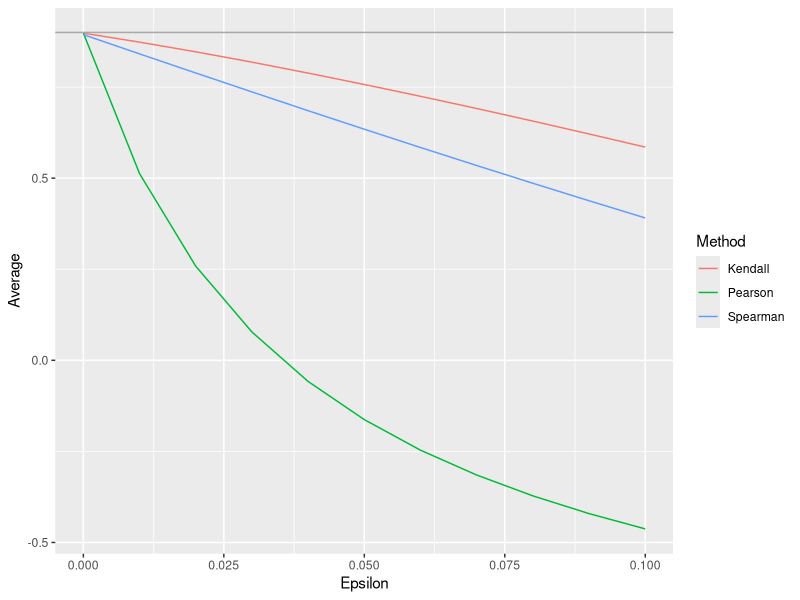

The R script that drew this image:
## asymptotic variances at t-distribution

ASVmean <- function(df) df / (df - 2)

ASVmedian <- function(df) {
  M <- qt(0.5, df = df)
  1 / (4 * dt(M, df = df)^2)
}

ASVsd <- function(df) {
  mu4 <- 1 / (sqrt(pi) * gamma(df/2)) * (gamma(5/2) * gamma((df - 4)/2) * df^2)
  sigma2 <- df / (df - 2)
  1 / (4 * sigma2) * (mu4 - sigma2^2)
}

ASVmad <- function(df) {
  Q <- qt(0.75, df = df)
  1 / (16 * Q^2 * dt(Q, df = df)^2)
    
}

# 5 degrees of freedom
df <- 5
ASVmean(df) / ASVmedian(df)
ASVsd(df) / ASVmad(df)

# 10 degrees of freedom
df <- 10
ASVmean(df) / ASVmedian(df)
ASVsd(df) / ASVmad(df)

# 3 degrees of freedom
df <- 3
ASVmean(df) / ASVmedian(df)
# asymptotic variance of standard deviation cannot be computed as 4th central
# moment doesn't exist
ASVmad(df)


## correlation measures

library("mvtnorm")

# control parameters
# rho <- 0.5
rho <- 0.9
Sigma <- matrix(c(1, rho, rho, 1), nrow = 2, ncol = 2)
n <- 100
R <- 500

# run simulation
set.seed(1)
results <- replicate(R, {
  xy <- rmvnorm(n, sigma = Sigma)
  x <- xy[, 1]
  y <- xy[, 2]
  c(Pearson = cor(x, y, method = "pearson"),
    Spearman = cor(x, y, method = "spearman"),
    Kendall = cor(x, y, method = "kendall"))
})

# compute average simulation results
avg <- rowMeans(results)
# compare to true correlation rho
abs(avg - rho)
# compare to true quantities
true <- c(Pearson = rho, Spearman = 6/pi*asin(rho/2), Kendall = 2/pi*asin(rho))
abs(avg - true)

# Fisher-consistency correction
corPearson <- function(...) cor(..., method = "pearson")
corSpearman <- function(...) 2 * sin(pi/6 * cor(..., method = "spearman"))
corKendall <- function(...) sin(pi/2 * cor(..., method = "kendall"))

# control parameters
rho <- 0.9
Sigma <- matrix(c(1, rho, rho, 1), nrow = 2, ncol = 2)
n <- 100
R <- 500
epsilon <- seq(0, 0.1, by = 0.01)

# run simulation
resultsList <- lapply(epsilon, function(eps) {
  # reset random seed such that clean data is
  # the same for each contamination level
  set.seed(20170227)
  resultsEps <- replicate(R, {
    # generate clean data
    xy <- rmvnorm(n, sigma = Sigma)
    # replace the first observations
    nout <- n * eps
    x <- c(rep.int(-5, nout), xy[-(1:nout), 1])
    y <- c(rep.int(5, nout), xy[-(1:nout), 2])
    # compute correlation estimates
    c(Pearson = corPearson(x, y),
      Spearman = corSpearman(x, y),
      Kendall = corKendall(x, y))
  })
  data.frame(Epsilon = eps, t(resultsEps))
})
results <- do.call(rbind, resultsList)

# create plot of results
library("ggplot2")
library("tidyr")
library("plyr")
results <- gather(results, key = Method, value = Estimate, -Epsilon)
aggregated <- ddply(results, .(Epsilon, Method), summarize,
                    Average = mean(Estimate))
ggplot(aggregated, aes(x = Epsilon, y = Average, color = Method)) +
  geom_line() + geom_hline(yintercept = rho, color = "darkgrey")
